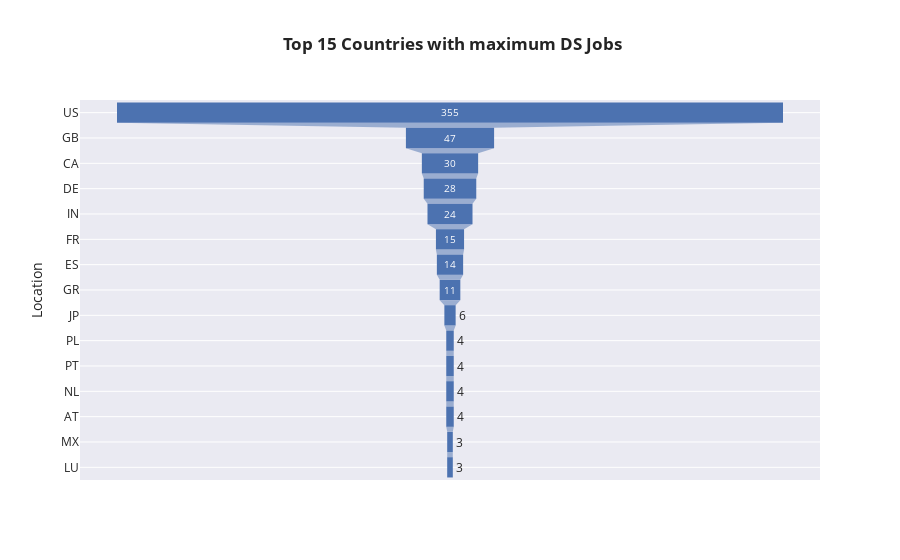

The notebook cell this image was saved under:
### Code cell
fig = px.funnel(Com_Emp, x='employment_type', y='company_location', template='seaborn',
               labels={'employment_type':'Employment Type', 'company_location':'Location'},
               title='<b> Top 15 Countries with maximum DS Jobs')
fig.show()

### Figure 1 — Plotly figure (JSON) as saved in the notebook; plotly's stock layout.template omitted (floating-point values rounded to 4 significant figures)
{"data": [{"hovertemplate": "Employment Type=%{x}<br>Location=%{y}<extra></extra>", "legendgroup": "", "marker": {"color": "rgb(76,114,176)"}, "name": "", "orientation": "h", "showlegend": false, "type": "funnel", "x": [355, 47, 30, 28, 24, 15, 14, 11, 6, 4, 4, 4, 4, 3, 3], "xaxis": "x", "y": ["US", "GB", "CA", "DE", "IN", "FR", "ES", "GR", "JP", "PL", "PT", "NL", "AT", "MX", "LU"], "yaxis": "y"}], "layout": {"legend": {"tracegroupgap": 0}, "title": {"text": "<b> Top 15 Countries with maximum DS Jobs"}, "xaxis": {"anchor": "y", "domain": [0, 1], "title": {"text": "Employment Type"}}, "yaxis": {"anchor": "x", "domain": [0, 1], "title": {"text": "Location"}}}}
